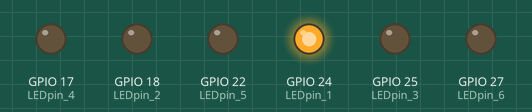
Simulated run of this program. Board: Raspberry Pi (BCM pin numbers). On the bench: output pins drawn as LEDs (lit = HIGH).

Above: at 0.1 s.
At 2.1 s:
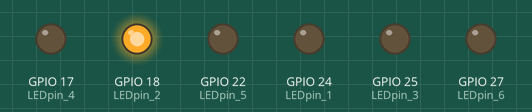
At 6.1 s:
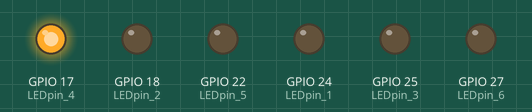
At 8.1 s:
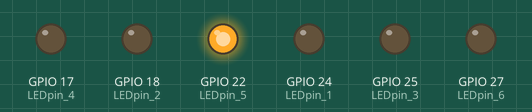
At 15.6 s:
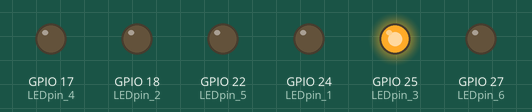
At 30.1 s:
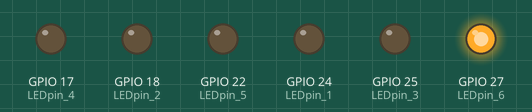
Timing chart, 0 to 40.0 s (numbered marks = the images above):
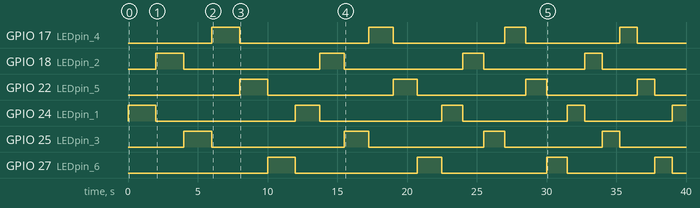

The program:

LoadingCircle.py
```python
import RPi.GPIO as GPIO
import time
import sys

#Setup the GPIO
GPIO.setmode(GPIO.BCM)
GPIO.setwarnings(False)

#Set the pin variables
LEDpin_1 = 24
LEDpin_2 = 18
LEDpin_3 = 25
LEDpin_4 = 17
LEDpin_5 = 22
LEDpin_6 = 27

#Setup the pins
GPIO.setup(LEDpin_1, GPIO.OUT)
GPIO.setup(LEDpin_2, GPIO.OUT)
GPIO.setup(LEDpin_3, GPIO.OUT)
GPIO.setup(LEDpin_4, GPIO.OUT)
GPIO.setup(LEDpin_5, GPIO.OUT)
GPIO.setup(LEDpin_6, GPIO.OUT)

#Other variables
i = 2

def OnAndOff(pin):
	#print(str(pin))
	GPIO.output(pin, GPIO.HIGH)
	time.sleep(i)
	GPIO.output(pin, GPIO.LOW)

while True:
	try:
		OnAndOff(LEDpin_1)
		OnAndOff(LEDpin_2)
		OnAndOff(LEDpin_3)
		OnAndOff(LEDpin_4)
		OnAndOff(LEDpin_5)
		OnAndOff(LEDpin_6)
		if i > 0:
			i = i - 0.25
		else:
			print("i is to small. i = " + str(i))
			GPIO.cleanup()
			sys.exit()
	except KeyboardInterrupt:
		GPIO.cleanup()
```

Measured:
- by itself, GPIO 17 (LEDpin_4): LOW → HIGH at 6.0 s, → LOW 2.0 s later, → HIGH 9.3 s later, → LOW 1.8 s later, … (8 changes in this stretch)
- by itself, GPIO 18 (LEDpin_2): LOW → HIGH at 2.0 s, → LOW 2.0 s later, → HIGH 9.8 s later, → LOW 1.8 s later, … (8 changes in this stretch)
- by itself, GPIO 22 (LEDpin_5): LOW → HIGH at 8.0 s, → LOW 2.0 s later, → HIGH 9.0 s later, → LOW 1.8 s later, … (8 changes in this stretch)
- by itself, GPIO 24 (LEDpin_1): LOW → HIGH at 0.00 s, → LOW 2.0 s later, → HIGH 10.0 s later, → LOW 1.8 s later, … (9 changes in this stretch)
- by itself, GPIO 25 (LEDpin_3): LOW → HIGH at 4.0 s, → LOW 2.0 s later, → HIGH 9.5 s later, → LOW 1.8 s later, … (8 changes in this stretch)
- by itself, GPIO 27 (LEDpin_6): LOW → HIGH at 10.0 s, → LOW 2.0 s later, → HIGH 8.8 s later, → LOW 1.8 s later, … (8 changes in this stretch)
